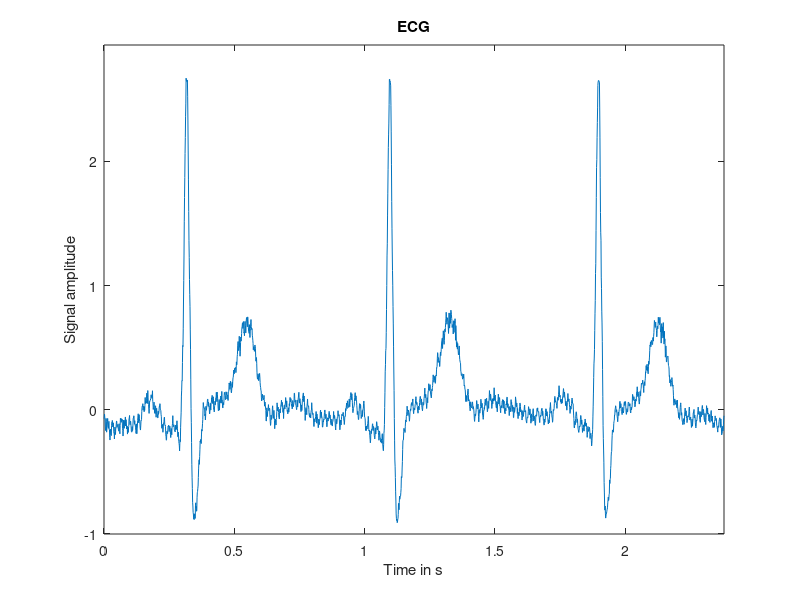
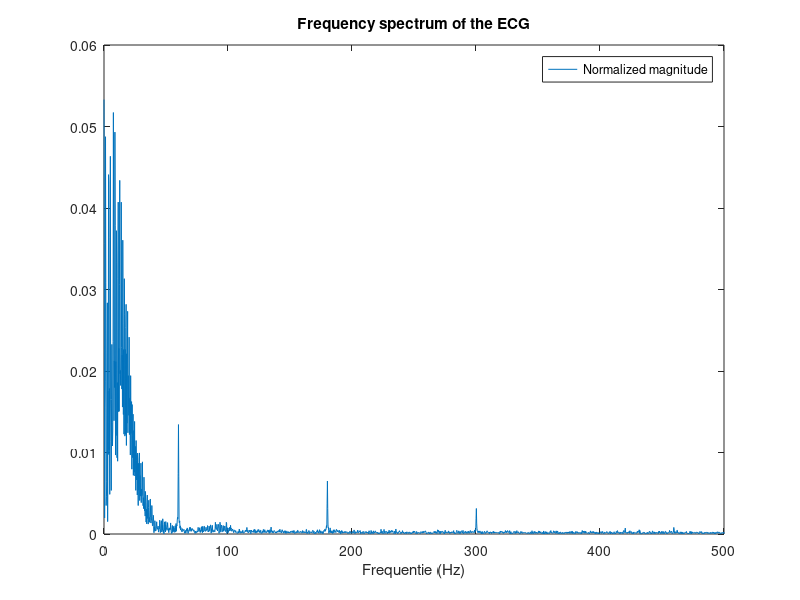
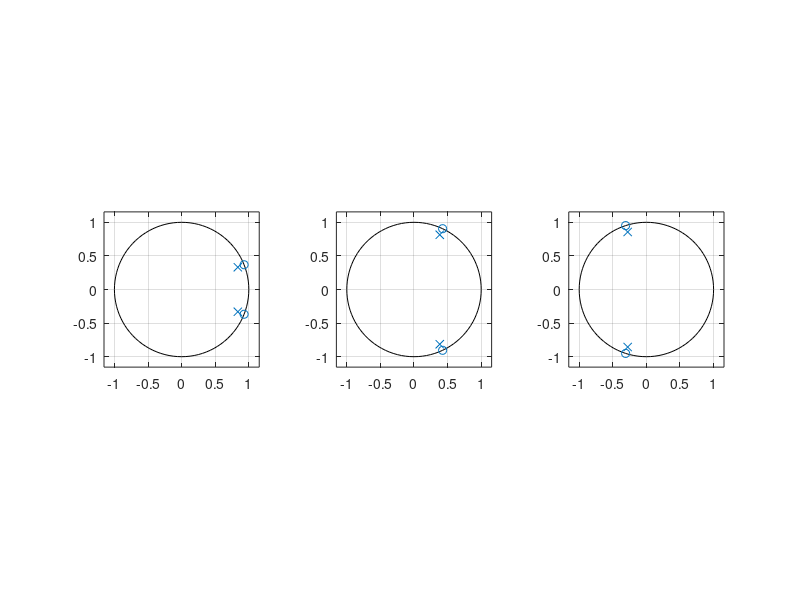
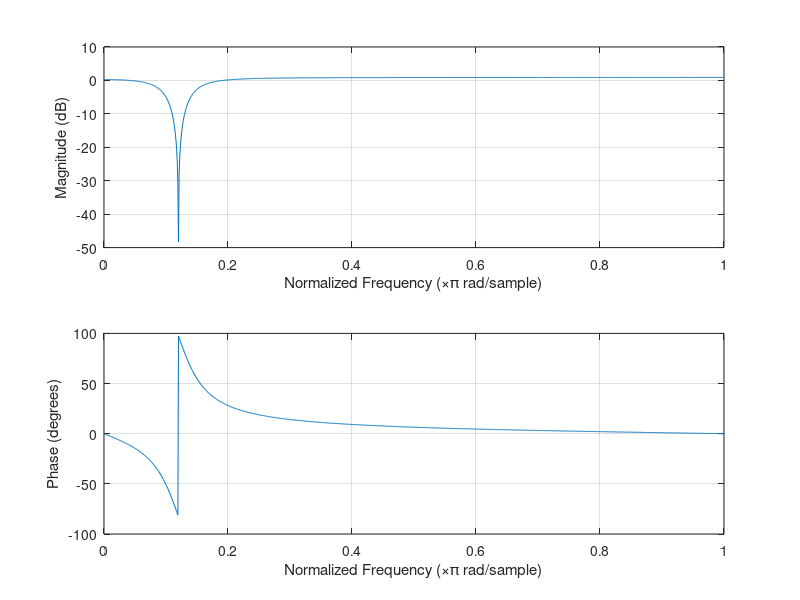

The MATLAB script that drew these images, in order: (Note: this script raises an error after producing the figures.)
close all
%% 1)Give sample time domain signal:
%Signal of ecg1
signal = load('ecg.mat');
signal = signal.ecg;

%Sample frequency and period
fs = 1000;
Ts = 1/fs;

%Nyquist frequency
fn = fs / 2;

%Extrema and length of the raw signal
sig_max = max(signal);
sig_min = min(signal);
m = length(signal);
%Plot the signal in the time domain
totaltime = Ts*m;

time = linspace(0,totaltime,m);
plot(time,signal)
axis([0,totaltime,1.1*sig_min,1.1*sig_max]);
xlabel("Time in s");
ylabel("Signal amplitude");
title("ECG");

%% 2.a) Spectrum analysis:
figure

%Calculate the DFT of the signal using the FFT:
n=2^nextpow2(m); %Efficiently calculate FFT using N = power of 2 
X = fft(signal,n)/n; %MATLAB requires this get the correct amplitude
X_real = real(X); %Real component of the fft
X_imag = imag(X); %Imaginary component of the fft
X_abs = abs(X); %Absolute value of the fft

%Rescaling of the output:
%Rescaling based on reccomendations from
%https://nl.mathworks.com/help/matlab/ref/fft.html
f = fs*(0:(n/2))/n;
X_plot = X_abs(1:n/2+1);

%Plot the frequency spectrum
plot(f,X_plot)
title("Frequency spectrum of the ECG");
legend("Normalized magnitude");
xlabel("Frequentie (Hz)");

%% 2.b) Filter design
figure
%In the frequency spectrum, we powerline noise at 60Hz
%There appear to also be 2 harmonic compenents, at 180Hz(=3*60Hz) and at
%300Hz(=5*60Hz).
%We design 3 notch-filters to remove these 3 components.

%Define frequencies to be removed:
f0 = 60;
f1 = 3*f0;
f2 = 5*f0;

%Angles on the unit circle for these frequencies:
theta0 = (pi/fn) * f0;
theta1 = (pi/fn) * f1;
theta2 = (pi/fn) * f2;

a = 0.9; %Value defined in lab assignment.

%Values for a-and b-component of the IIR. For the derivation of the
%formula, please refer to the lab report.
b0 = [1 -2*cos(theta0) 1];
b1 = [1 -2*cos(theta1) 1];
b2 = [1 -2*cos(theta2) 1];

a0 = [1 -2*a*cos(theta0) a*a];
a1 = [1 -2*a*cos(theta1) a*a];
a2 = [1 -2*a*cos(theta2) a*a];

%Placement of these poles and zeros on the unit circle:
subplot(1,3,1);
zplane(b0,a0);
subplot(1,3,2);
zplane(b1,a1);
subplot(1,3,3);
zplane(b2,a2);

%% 4) Impulse and frequency response
%These will only be calculated for the first filter (for 60Hz)
figure
freqz(b0,a0,1024);
fvtool(b0,a0)

figure
impz(b0,a0);
%% 5)Filtering:
signal0 = filter(b0,a0,signal);
signal1 = filter(b1,a1,signal0);
signal2 = filter(b2,a2,signal1);

%Spectrum-analysis after filtering:
figure
X0 = abs(fft(signal0,n) / n);
X1 = abs(fft(signal1,n) / n);
X2 = abs(fft(signal2,n) / n);

X0 = X0(1:n/2+1);
X1 = X1(1:n/2+1);
X2 = X2(1:n/2+1);
subplot(4,1,1)
plot(f,X_plot)
subplot(4,1,2)
plot(f,X0)
subplot(4,1,3)
plot(f,X1)
subplot(4,1,4)
plot(f,X2)

%Time-domain signals:
figure

subplot(4,1,1)
plot(time,signal)
axis([0,totaltime,1.1*sig_min,1.1*sig_max]);
xlabel("Time in s");
ylabel("Signal amplitude");
title("Original ECG");

subplot(4,1,2)
plot(time,signal0)
axis([0,totaltime,1.1*sig_min,1.1*sig_max]);
xlabel("Time in s");
ylabel("Signal amplitude");
title("ECG with 60Hz notch filter");

subplot(4,1,3)
plot(time,signal1)
axis([0,totaltime,1.1*sig_min,1.1*sig_max]);
xlabel("Time in s");
ylabel("Signal amplitude");
title("ECG with 60Hz and 180Hz notch filter");

subplot(4,1,4)
plot(time,signal2)
axis([0,totaltime,1.1*sig_min,1.1*sig_max]);
xlabel("Time in s");
ylabel("Signal amplitude");
title("ECG with 60H, 180Hz and 300Hz notch filter");

%% 7)Resample
%The highest useful frequency:
f_useful = 40;  %40 provides a good result
%The corresponding new sample frequency:
fs_new = 2 * f_useful;

%Find decimation and interpolation values:
proportion = fs_new / fs;
[I,D] = findInterpolationDecimation(proportion,3);
I = double(I);
D = double(D);

%For any resampling, first do the interpolation
resampledSignal = upsample(signal,I);


%Next, use a low pass filter to prevent aliasing
%1) Calculated stopband frequencies for I and D:
fs_I = fs * I;          %Sample frequency after interpolation: Fy = Fx * I
fn_I = fs_I / (2*I);    %Stopband frequency of the new signal = Fy / (2I)
fs_D = fs_I / D;        %Sample frequency after decimation: Fy = Fx / D
fn_D = fs_D / 2;            %Stoband frequency of the new signal = Fy / 2

%The required minimal stopband frequency then is:
fstop = min(fn_I,fn_D);
df = 5;                %Transition band width in Hz
                       %This gives a cutoff frequency of:
wc = (fstop + (fstop - df)) / fs_I * pi;

%The low pass filters needs to be a IIR filter.
%For the formula, please refer to the lab report:
Ts_I = 1 / fs_I;
Ohm = (2 / Ts_I) * tan(wc / 2);
b = [Ohm * Ts_I, Ohm * Ts_I];
a = [Ohm * Ts_I + 2, Ohm * Ts_I - 2];
fvtool(b,a);

resampledSignal = filter(b,a,resampledSignal);
resampledSignal = downsample(resampledSignal,D);

figure
subplot(2,1,1)
plot(time,signal)
axis([0,totaltime,1.1*sig_min,1.1*sig_max]);
xlabel("Time in s");
ylabel("Signal amplitude");
title("Original ECG");

subplot(2,1,2)
totalTime2 = 1/fs_new * length(resampledSignal);
time2 = linspace(0,totalTime2,length(resampledSignal));
plot(time2,resampledSignal)
axis([0,totalTime2,1.1*min(resampledSignal),1.1*max(resampledSignal)]);
xlabel("Time in s");
ylabel("Signal amplitude");
title("Downsampled ECG");

n2=2^nextpow2(length(resampledSignal)); %Efficiently calculate FFT using N = power of 2 
X_res = fft(resampledSignal,n2)/n2; %MATLAB requires this get the correct amplitude
X_res = abs(X_res); %Absolute value of the fft

f2 = fs_new*(0:(n2/2))/n2;
X_res = X_res(1:n2/2+1);
figure
plot(f2,X_res)
xlabel("Frequency in Hz");
ylabel("Normalized magnitude");
title("Frequency spectrum after resampling");